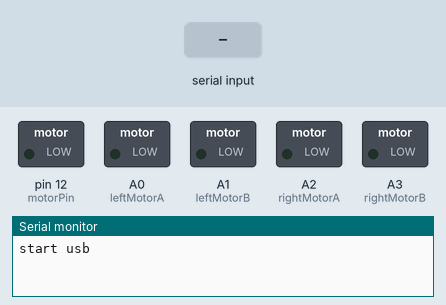
Simulated run of this sketch. Board: Arduino Uno, built with avr-gcc and run on an emulated ATmega328P. Parts: switched loads named in the sketch (green lamp = pin HIGH), the last lines printed to the serial monitor. Inputs (shaded band) come from the test bench.

Above: at 1.2 s.
1.3 s: "t" received over Serial
At 2.5 s:
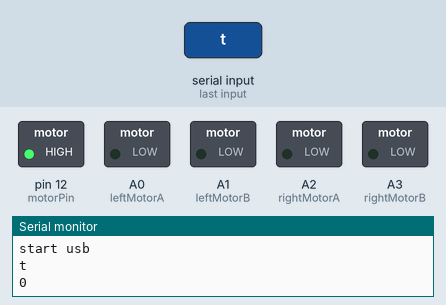
2.8 s: "f" received over the second serial link
At 3.7 s:
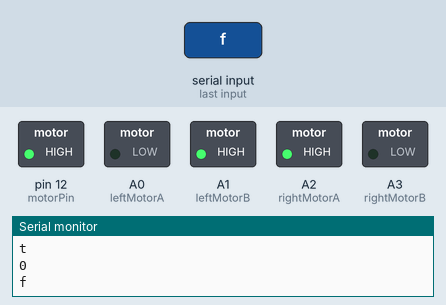
4.3 s: "b" received over the second serial link
At 4.7 s:
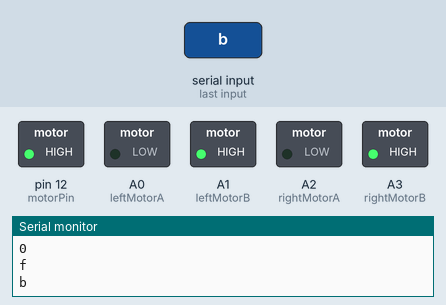
5.8 s: "r" received over the second serial link
At 7.0 s:
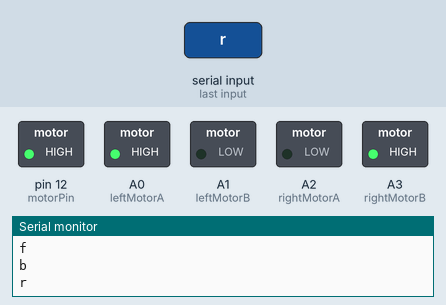
7.3 s: "t" received over the second serial link
At 8.2 s:
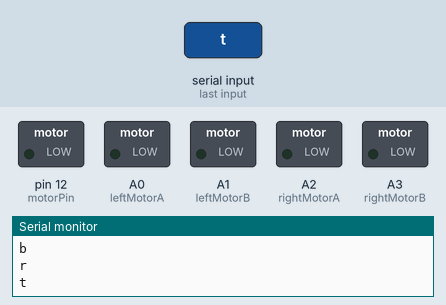
8.8 s: "l" received over the second serial link
At 9.4 s:
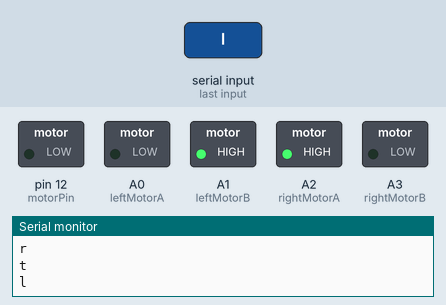
Timing chart, 0 to 11.3 s (numbered marks = the images above; inputs shaded):
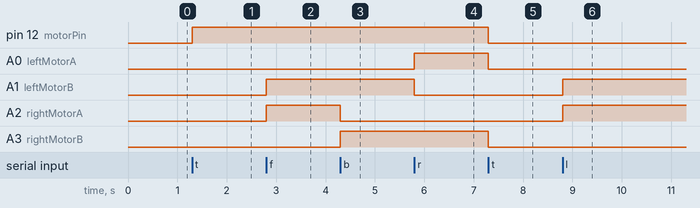

The sketch:

robotnest_cheap_robot.ino
```cpp
// C++ code
//
#include <SoftwareSerial.h>

SoftwareSerial mySerial(10, 11); // RX, TX

char inputFromUserBT = 0;
char inputFromUser = 0;

int leftMotorA = A0;
int leftMotorB = A1;
int rightMotorA = A2;
int rightMotorB = A3;

bool motorState = false;
float servoAngle = 90;
int maxServoAngle = 180;
int minServoAngle = 30;

int motorPin = 12;

String receivedStringBT;

void setup()
{
  Serial.begin(9600);
  mySerial.begin(9600);
  mySerial.println("start bt");
  Serial.println("start usb");
  pinMode(leftMotorA, OUTPUT);
  pinMode(leftMotorB, OUTPUT);
  pinMode(rightMotorA, OUTPUT);
  pinMode(rightMotorB, OUTPUT);
  pinMode(motorPin, OUTPUT);
  pinMode(10, INPUT);
  pinMode(11, OUTPUT);
}

void loop()
{

  if(Serial.available() > 0 || mySerial.available() > 0) {
    if (Serial.available() > 0) {
      inputFromUser = Serial.read();
      Serial.println(inputFromUser);
      Serial.println(strlen(inputFromUser));
    }
    if (mySerial.available() > 0) {
      inputFromUser = mySerial.read();
      Serial.println(inputFromUser);
    }

    // F B L R
    switch(inputFromUser) {

      case 't':
      if(motorState) {
        digitalWrite(motorPin, 0);
        motorState = false;
      } else {
        digitalWrite(motorPin, 1);
        motorState = true;
      }
      while(mySerial.available() == 0){}
      break;

      case 'f':

      digitalWrite(leftMotorA, LOW);
      digitalWrite(leftMotorB, HIGH);
      digitalWrite(rightMotorA, HIGH);
      digitalWrite(rightMotorB, LOW);

      while(mySerial.available() == 0){}

      digitalWrite(leftMotorA, LOW);
      digitalWrite(leftMotorB, LOW);
      digitalWrite(rightMotorA, LOW);
      digitalWrite(rightMotorB, LOW);

      break;

      case 'b':
      digitalWrite(leftMotorA, LOW);
      digitalWrite(leftMotorB, HIGH);
      digitalWrite(rightMotorA, LOW);
      digitalWrite(rightMotorB, HIGH);

      while(mySerial.available() == 0){}

      digitalWrite(leftMotorA, LOW);
      digitalWrite(leftMotorB, LOW);
      digitalWrite(rightMotorA, LOW);
      digitalWrite(rightMotorB, LOW);
      break;

      case 'l':
      digitalWrite(leftMotorA, LOW);
      digitalWrite(leftMotorB, HIGH);
      digitalWrite(rightMotorA, HIGH);
      digitalWrite(rightMotorB, LOW);

      while(mySerial.available() == 0){}

      digitalWrite(leftMotorA, LOW);
      digitalWrite(leftMotorB, LOW);
      digitalWrite(rightMotorA, LOW);
      digitalWrite(rightMotorB, LOW);
      break;

      case 'r':
      digitalWrite(leftMotorA, HIGH);
      digitalWrite(leftMotorB, LOW);
      digitalWrite(rightMotorA, LOW);
      digitalWrite(rightMotorB, HIGH);

      while(mySerial.available() == 0){}

      digitalWrite(leftMotorA, LOW);
      digitalWrite(leftMotorB, LOW);
      digitalWrite(rightMotorA, LOW);
      digitalWrite(rightMotorB, LOW);
      break;

    }
  }
}
```

Measured:
- after the input at 1.3 s, pin 12 (motorPin): LOW → HIGH at once
- after the input at 2.8 s, A1 (leftMotorB), A2 (rightMotorA): LOW → HIGH at once
- after the input at 4.3 s, A2 (rightMotorA): HIGH → LOW at once; A3 (rightMotorB): LOW → HIGH at once
- after the input at 5.8 s, A0 (leftMotorA): LOW → HIGH at once; A1 (leftMotorB): HIGH → LOW at once
- after the input at 7.3 s, pin 12 (motorPin), A0 (leftMotorA), A3 (rightMotorB): HIGH → LOW at once
- after the input at 8.8 s, A1 (leftMotorB), A2 (rightMotorA): LOW → HIGH at once
